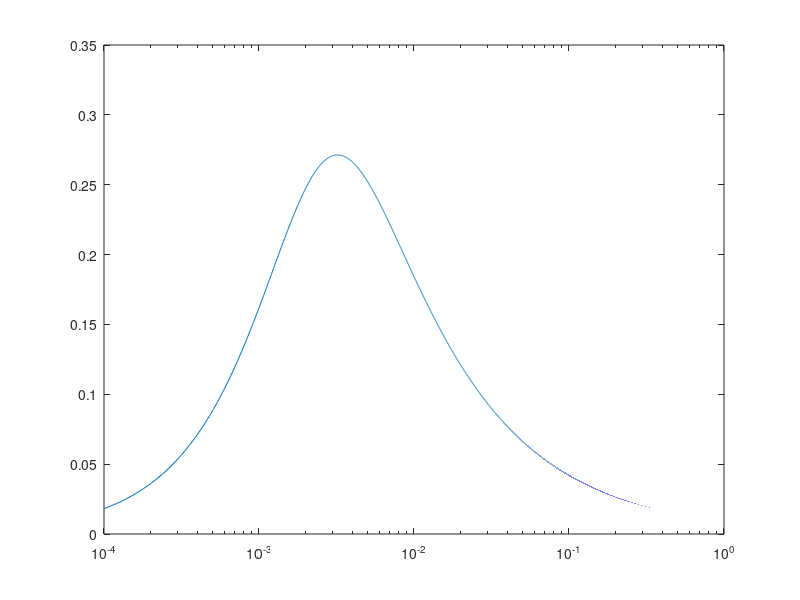

Here is the MATLAB script that generated this plot:
% Dibujar el espectro de Kaimal vs. von Karman
% Entrada, una velocidad del viento promedio en una hora (U) y (h) altitud

h = 60;
U = 10;

Lu2 = 0.3048*h/((0.0539+0.25e-3*h)^1.2);

n = 0.0001:1e-5:1;

Su = zeros(1,length(n));

for i=1:length(n)

Su(i) = 4*n(i)*Lu2/U/((1+70.8*(n(i)*Lu2/U)^2)^(5/6));

end

semilogx (n,Su)